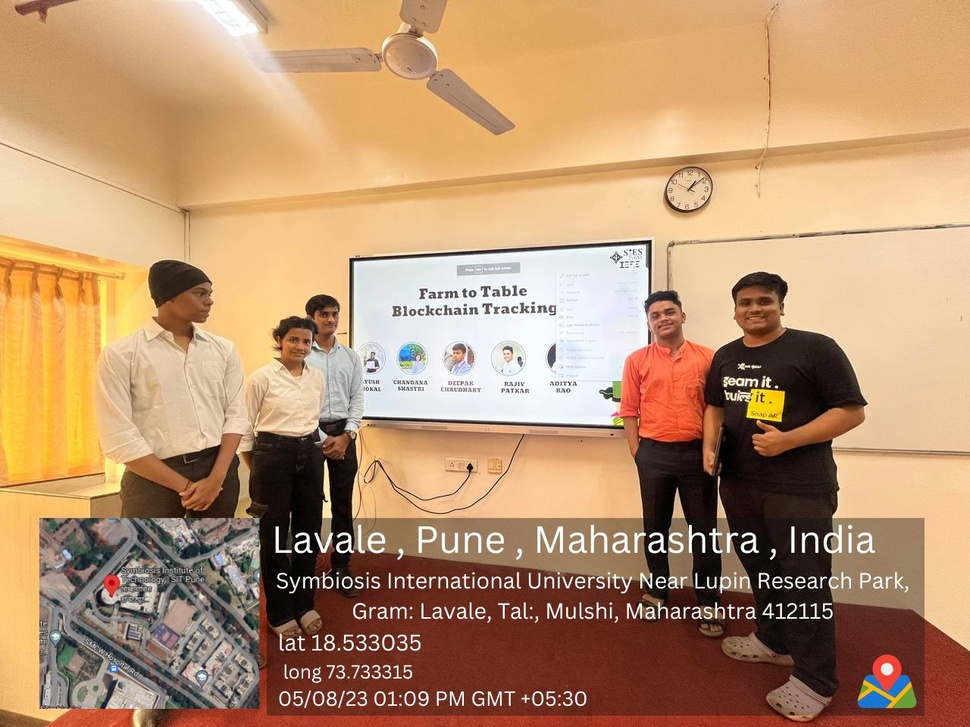
#> input picture pic1.jpg, 970 x 727 px, shrunk from 1280 x 960 before the run
$ python final_sdp.py
#> lines starting #> are read from the running program, lines starting #| are printed output that depends on the picture
import cv2
import matplotlib
import pytesseract as tess
tess.pytesseract.tesseract_cmd= 'C:\Program Files\Tesseract-OCR\Tesseract.exe'
image= cv2.imread("pic1.jpg")
#> image is the input picture: shape (727, 970, 3); mean B, G, R 111.7, 146.8, 185.6
gray = cv2.cvtColor(image, cv2.COLOR_BGR2GRAY)
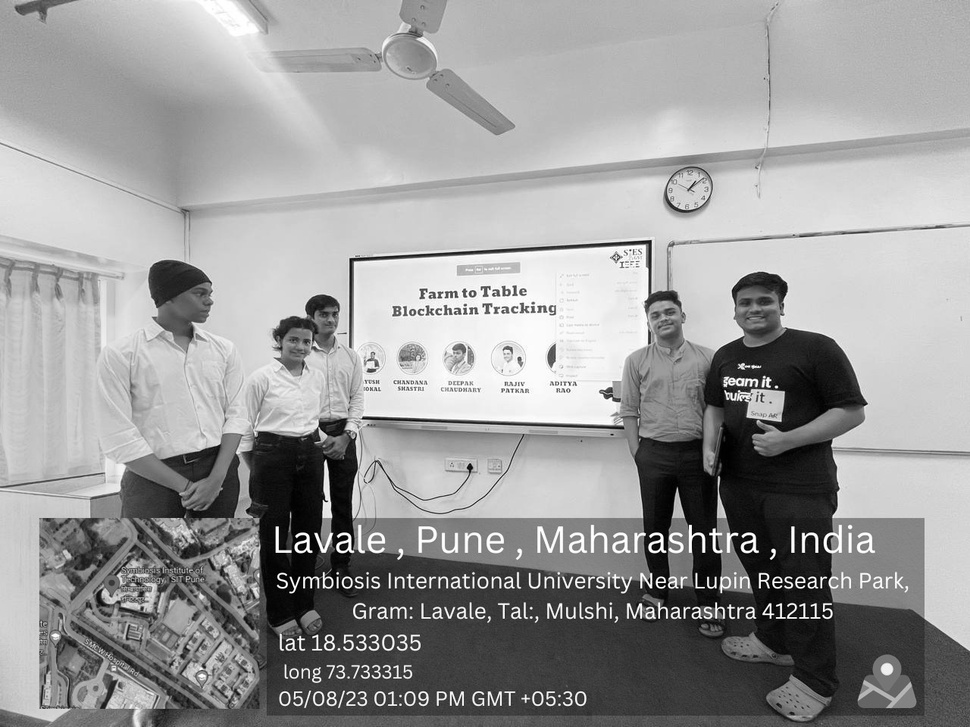
#> gray: shape (727, 970); min 0, max 255, mean 154.4
#> (the run stopped early here; a loop or call above may not have finished)
